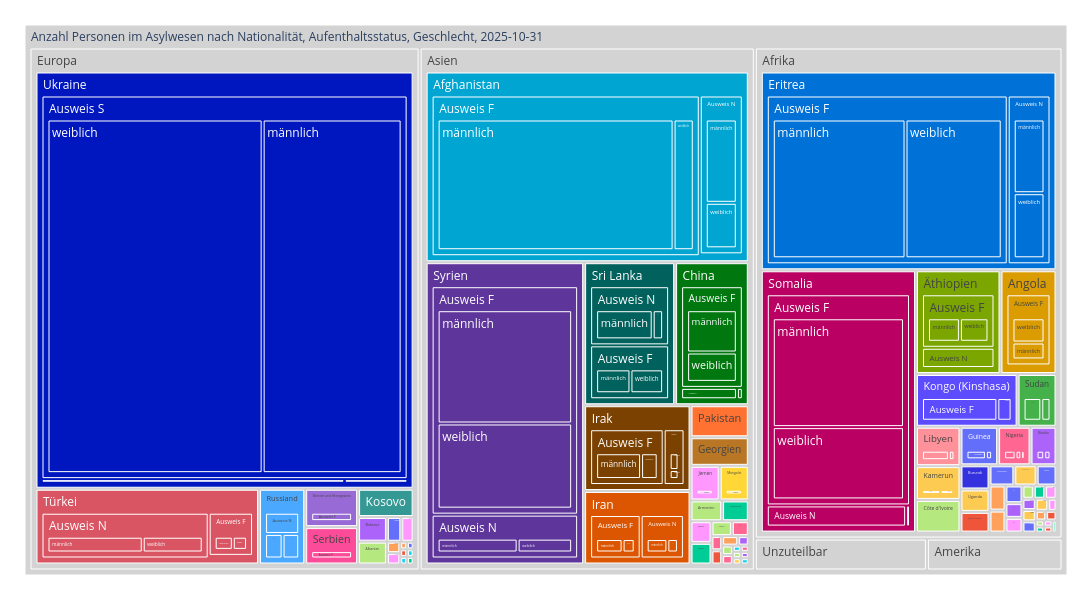

The notebook cell saved with this chart:
### Code cell
treeMap1 = mypy_dv.plot_px_treemap(
    data=data2betested.loc[[data_min_date,data_max_date]]
    ,levels=['KontinentLang','NationHistLang','AufenthaltsstatusLang','SexLang',]
    ,values="Anzahl"
    ,color="NationHistLang"
    #, color_continuous_scale='Blues'
    ,color_discrete_map=farben_dict_zc
    ,height=600
    ,width=1100               
    #,margin_val_bottom=25
    ,myHeaderTitle=f"Anzahl Personen im Asylwesen nach Nationalität, Aufenthaltsstatus, Geschlecht, {data_max_date.strftime('%Y-%m-%d')}"
)
treeMap1

### Figure 1 — Plotly figure (JSON) as saved in the notebook; plotly's stock layout.template omitted (floating-point values rounded to 4 significant figures; data arrays with more than 128 entries replaced by an {"elided": "..."} marker saying what was removed)
{"data": [{"branchvalues": "total", "customdata": {"elided": "568x1 str values"}, "domain": {"x": [0, 1], "y": [0, 1]}, "hovertemplate": "%{label}<br><br>Anzahl:<br>%{value}<extra></extra>", "ids": {"elided": "568 str values"}, "labels": {"elided": "568 str values"}, "marker": {"colors": {"elided": "568 str values"}}, "name": "", "parents": {"elided": "568 str values"}, "root": {"color": "grey"}, "type": "treemap", "values": {"elided": "568 int values"}}], "layout": {"height": 600, "legend": {"tracegroupgap": 0}, "margin": {"b": 25, "l": 25, "r": 25, "t": 25}, "width": 1100}}
